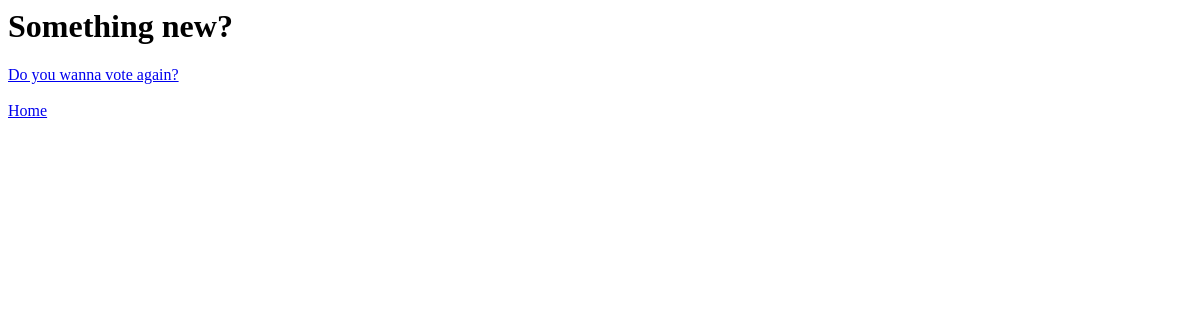
The page /polls/2/results/ on the database as committed earlier.
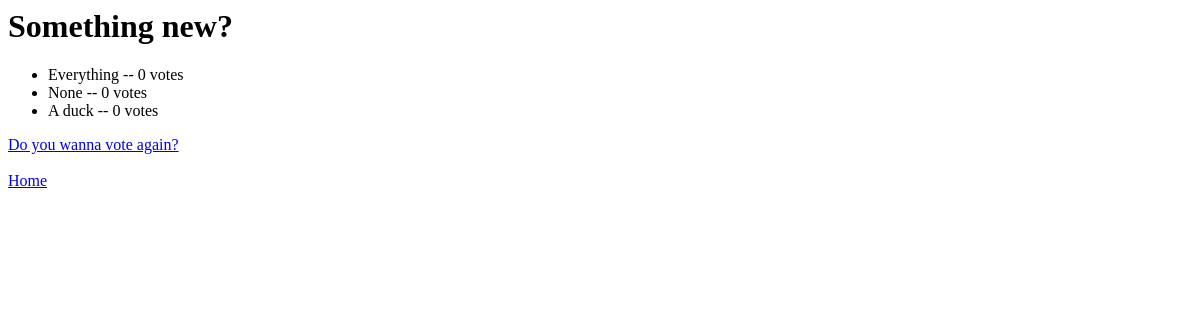
The same page on the database as committed later.
### polls/models.py (models this page shows, shortened)
class Question(models.Model):
    question_text = models.CharField(max_length=200)
    pub_date = models.DateTimeField("date published")

class Choice(models.Model):
    question_text = models.ForeignKey(Question, on_delete=models.CASCADE)
    choice_text = models.CharField(max_length=200)
    votes = models.IntegerField(default=0)

### polls/views.py (the view)
# urls.py: path("<int:pk>/results/", views.ResultsView.as_view(), name="results"),
class ResultsView(generic.DetailView):
    model = Question
    template_name = "polls/results.html"

### polls/templates/polls/results.html (shortened to what this page needs)
<h1>{{ question.question_text }}</h1>
<ul>
    {% for choice in question.choice_set.all %}
        <li>{{ choice.choice_text }} -- {{ choice.votes }} vote{{ choice.votes|pluralize }}</li>
    {% endfor %}
</ul>
<a href="{% url "polls:detail" question.id %}">Do you wanna vote again?</a>
<a href=" {% url "polls:index" %} ">Home</a>

Rows that differ between the two databases and show on the page:
added Choice: choice_text "Everything", votes "0"
added Choice: choice_text "None", votes "0"
added Choice: choice_text "A duck", votes "0"
